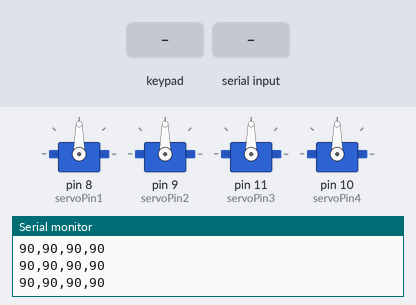
A sketch run on a simulated Arduino Uno, built with avr-gcc and run on an emulated ATmega328P. Shown: 4 × servo, the last lines printed to the serial monitor. The inputs (shaded band) are chosen by the test bench.

Above: at 1.2 s.
1.3 s: keypad keys 2 5 A pressed 0.4 s apart
At 2.9 s:
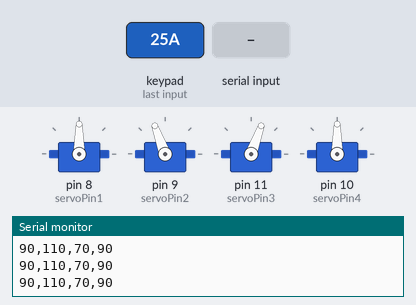
4.0 s: key '4' pressed
At 5.0 s:
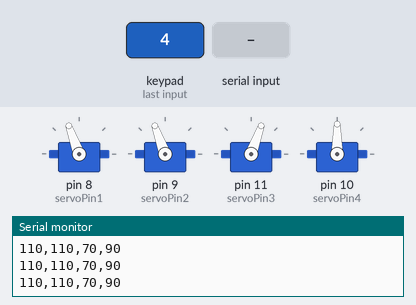
5.6 s: "q" received over Serial
At 6.8 s:
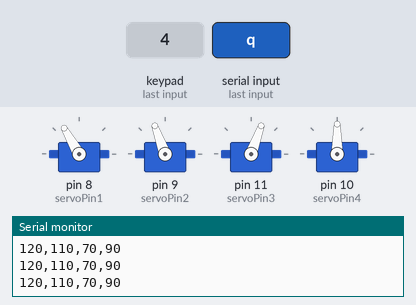
7.1 s: key '5' pressed
At 8.4 s:
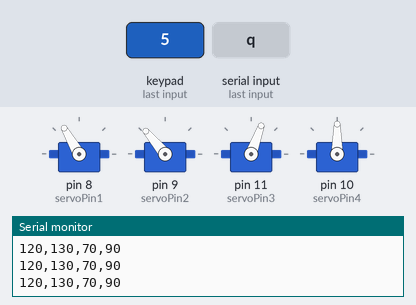
8.7 s: keypad keys 1 2 A pressed 0.4 s apart
At 10.2 s:
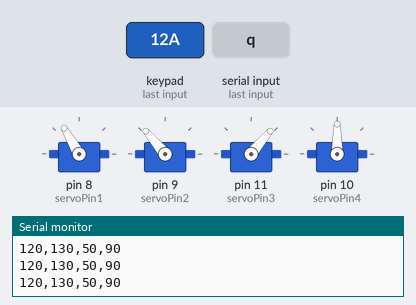
11.4 s: "y" received over Serial
At 12.3 s:
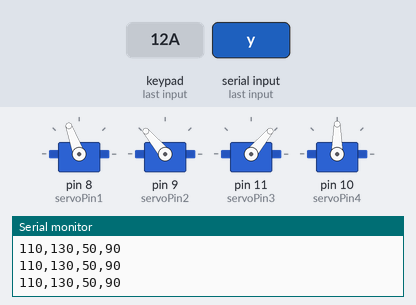
Timing chart, 0 to 13.9 s (numbered marks = the images above; inputs shaded):
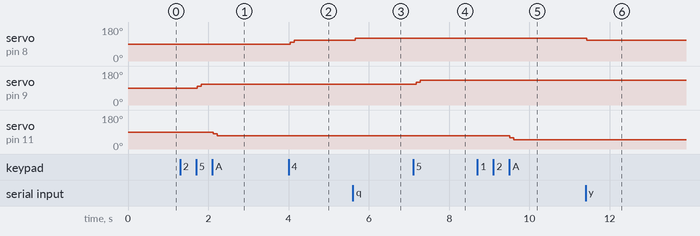

The sketch:

SerialServos.ino
```cpp
//  Alumnos:
//  José Ángel Huerta Rios A01710707
//  Ezzat Alzahouri Campos A01710709
//  Ricardo Sierra Roa A01709887
//  Diseño de Sistemas en chip
//  Control de Servos con Serial y teclado capacitivo
//  Instituto Tecnológico y de Estudios Superiores de Monterrey,
//  Campus Querétaro

#include <Wire.h>
#include "Adafruit_MPR121.h"
#include <Servo.h>

// Crear objetos Servo para cada uno de los servos
Servo servo1;
Servo servo2;
Servo servo3;
Servo servo4;

// Pines a los que están conectados los servos
int servoPin1 = 8;
int servoPin2 = 9;
int servoPin3 = 11;
int servoPin4 = 10;

// Ángulos iniciales de los servos
int currentAngle1 = 90;
int currentAngle2 = 90;
int currentAngle3 = 90;
int currentAngle4 = 90;

// Crear una instancia del sensor capacitivo
Adafruit_MPR121 cap = Adafruit_MPR121();

void setup() {
  // Asigna los pines a los servos
  servo1.attach(servoPin1);
  servo2.attach(servoPin2);
  servo3.attach(servoPin3);
  servo4.attach(servoPin4);

  // Inicializa la comunicación serial
  Serial.begin(9600);

  // Mueve los servos a los ángulos iniciales
  servo1.write(currentAngle1);
  servo2.write(currentAngle2);
  servo3.write(currentAngle3);
  servo4.write(currentAngle4);

  // Inicializar el sensor capacitivo
  if (!cap.begin(0x5A)) {  // La dirección I2C predeterminada para el MPR121 es 0x5A
    while (1);
  }
}

void loop() {
  // Verifica si hay datos disponibles en el puerto serial
  if (Serial.available()) {
    // Lee el carácter del puerto serial
    char command = Serial.read();
    processCommand(command);
  }

  // Leer el estado de los sensores del MPR121
  uint16_t touched = cap.touched();

  // Botón 4 (q)
  if (touched & (1 << 4)) {
    processCommand('q');
  }
  // Botón 8 (y)
  if (touched & (1 << 8)) {
    processCommand('y');
  }
  // Botón 5 (w)
  if (touched & (1 << 5)) {
    processCommand('w');
  }
  // Botón 9 (u)
  if (touched & (1 << 9)) {
    processCommand('u');
  }
  // Botón 6 (e)
  if (touched & (1 << 6)) {
    processCommand('e');
  }
  // Botón 10 (i)
  if (touched & (1 << 10)) {
    processCommand('i');
  }
  // Botón 7 (r)
  if (touched & (1 << 7)) {
    processCommand('r');
  }
  // Botón 11 (o)
  if (touched & (1 << 11)) {
    processCommand('o');
  }

  delay(100);  // Pequeña demora para evitar múltiples detecciones rápidas
  Serial.print(currentAngle1);
  Serial.print(",");
  Serial.print(currentAngle2);
  Serial.print(",");
  Serial.print(currentAngle3);
  Serial.print(",");
  Serial.println(currentAngle4);
}

void processCommand(char command) {
  // Incrementa o decrementa el ángulo basado en el comando recibido
  switch (command) {
    case 'q':
      currentAngle1 += 10;
      if (currentAngle1 > 180) currentAngle1 = 180;
      servo1.write(currentAngle1);
      break;

    case 'y':
      currentAngle1 -= 10;
      if (currentAngle1 < 0) currentAngle1 = 0;
      servo1.write(currentAngle1);
      break;

    case 'w':
      currentAngle2 += 10;
      if (currentAngle2 > 180) currentAngle2 = 180;
      servo2.write(currentAngle2);
      break;

    case 'u':
      currentAngle2 -= 10;
      if (currentAngle2 < 0) currentAngle2 = 0;
      servo2.write(currentAngle2);
      break;

    case 'e':
      currentAngle3 += 10;
      if (currentAngle3 > 180) currentAngle3 = 180;
      servo3.write(currentAngle3);
      break;

    case 'i':
      currentAngle3 -= 10;
      if (currentAngle3 < 0) currentAngle3 = 0;
      servo3.write(currentAngle3);
      break;

    case 'r':
      currentAngle4 += 10;
      if (currentAngle4 > 180) currentAngle4 = 180;
      servo4.write(currentAngle4);
      break;

    case 'o':
      currentAngle4 -= 10;
      if (currentAngle4 < 0) currentAngle4 = 0;
      servo4.write(currentAngle4);
      break;

    default:
      break;
  }
}
```

Measured:
- after the input at 1.3 s, servo on pin 9 (servoPin2): 90° → 100° after 0.42 s, → 110° 0.10 s later; servo on pin 11 (servoPin3): 90° → 80° after 0.82 s, → 70° 0.10 s later
- after the input at 4.0 s, servo on pin 8 (servoPin1): 90° → 100° at once, → 110° 0.10 s later
- after the input at 5.6 s, servo on pin 8 (servoPin1): 110° → 120° after 0.06 s
- after the input at 7.1 s, servo on pin 9 (servoPin2): 110° → 120° after 0.08 s, → 130° 0.10 s later
- after the input at 8.7 s, servo on pin 11 (servoPin3): 70° → 60° after 0.80 s, → 50° 0.10 s later
- after the input at 11.4 s, servo on pin 8 (servoPin1): 120° → 110° at once
